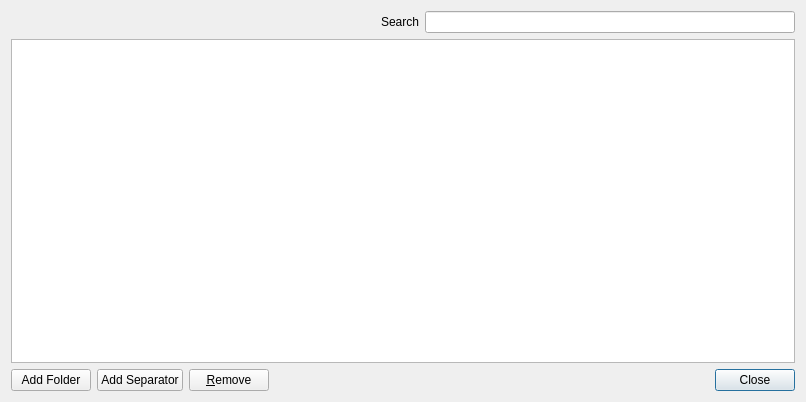
<?xml version="1.0" encoding="UTF-8"?>
<ui version="4.0">
 <class>BookmarksDialog</class>
 <widget class="QDialog" name="BookmarksDialog">
  <property name="geometry">
   <rect>
    <x>0</x>
    <y>0</y>
    <width>806</width>
    <height>402</height>
   </rect>
  </property>
  <property name="windowTitle">
   <string>Bookmarks</string>
  </property>
  <layout class="QVBoxLayout" name="verticalLayout">
   <item>
    <layout class="QHBoxLayout" name="horizontalLayout">
     <item>
      <spacer>
       <property name="orientation">
        <enum>Qt::Horizontal</enum>
       </property>
       <property name="sizeHint" stdset="0">
        <size>
         <width>252</width>
         <height>20</height>
        </size>
       </property>
      </spacer>
     </item>
     <item>
      <widget class="QLabel" name="label">
       <property name="text">
        <string>Search</string>
       </property>
      </widget>
     </item>
     <item>
      <widget class="QLineEdit" name="search"/>
     </item>
    </layout>
   </item>
   <item>
    <widget class="EditTreeView" name="tree"/>
   </item>
   <item>
    <layout class="QHBoxLayout">
     <item>
      <widget class="QPushButton" name="addFolderButton">
       <property name="text">
        <string>Add Folder</string>
       </property>
      </widget>
     </item>
     <item>
      <widget class="QPushButton" name="addSeparatorButton">
       <property name="text">
        <string>Add Separator</string>
       </property>
      </widget>
     </item>
     <item>
      <widget class="QPushButton" name="removeButton">
       <property name="text">
        <string>&amp;Remove</string>
       </property>
      </widget>
     </item>
     <item>
      <spacer>
       <property name="orientation">
        <enum>Qt::Horizontal</enum>
       </property>
       <property name="sizeHint" stdset="0">
        <size>
         <width>40</width>
         <height>20</height>
        </size>
       </property>
      </spacer>
     </item>
     <item>
      <widget class="QPushButton" name="closeButton">
       <property name="text">
        <string>Close</string>
       </property>
       <property name="default">
        <bool>true</bool>
       </property>
      </widget>
     </item>
    </layout>
   </item>
  </layout>
 </widget>
 <customwidgets>
  <customwidget>
   <class>EditTreeView</class>
   <extends>QTreeView</extends>
   <header>utils/edittreeview.h</header>
  </customwidget>
 </customwidgets>
 <tabstops>
  <tabstop>search</tabstop>
  <tabstop>tree</tabstop>
  <tabstop>addFolderButton</tabstop>
  <tabstop>addSeparatorButton</tabstop>
  <tabstop>removeButton</tabstop>
 </tabstops>
 <resources/>
 <connections>
  <connection>
   <sender>closeButton</sender>
   <signal>clicked()</signal>
   <receiver>BookmarksDialog</receiver>
   <slot>accept()</slot>
   <hints>
    <hint type="sourcelabel">
     <x>731</x>
     <y>370</y>
    </hint>
    <hint type="destinationlabel">
     <x>595</x>
     <y>380</y>
    </hint>
   </hints>
  </connection>
 </connections>
</ui>
